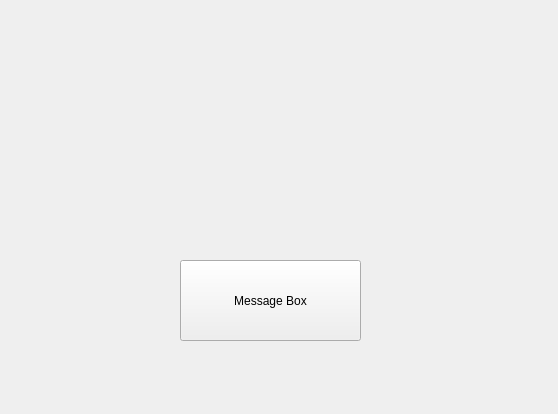
<?xml version="1.0" encoding="UTF-8"?>
<ui version="4.0">
 <class>Form</class>
 <widget class="QWidget" name="Form">
  <property name="geometry">
   <rect>
    <x>0</x>
    <y>0</y>
    <width>558</width>
    <height>414</height>
   </rect>
  </property>
  <property name="windowTitle">
   <string>Message Box</string>
  </property>
  <property name="windowIcon">
   <iconset resource="messagebox.qrc">
    <normaloff>:/icon/1486564410-chat_81504.ico</normaloff>:/icon/1486564410-chat_81504.ico</iconset>
  </property>
  <widget class="QPushButton" name="pushButton_MessageBox">
   <property name="geometry">
    <rect>
     <x>180</x>
     <y>260</y>
     <width>181</width>
     <height>81</height>
    </rect>
   </property>
   <property name="text">
    <string>Message Box</string>
   </property>
   <property name="icon">
    <iconset resource="messagebox.qrc">
     <normaloff>:/icon/1486564410-chat_81504.ico</normaloff>:/icon/1486564410-chat_81504.ico</iconset>
   </property>
  </widget>
 </widget>
 <resources>
  <include location="messagebox.qrc"/>
 </resources>
 <connections/>
</ui>
